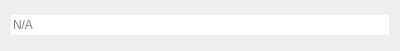
<?xml version="1.0" encoding="UTF-8"?>
<ui version="4.0">
 <class>FileValueWidget</class>
 <widget class="QWidget" name="FileValueWidget">
  <property name="geometry">
   <rect>
    <x>0</x>
    <y>0</y>
    <width>400</width>
    <height>51</height>
   </rect>
  </property>
  <property name="windowTitle">
   <string/>
  </property>
  <property name="autoFillBackground">
   <bool>true</bool>
  </property>
  <layout class="QGridLayout" name="gridLayout">
   <item row="0" column="0">
    <widget class="QStackedWidget" name="stackedWidget">
     <widget class="QWidget" name="idlePage">
      <layout class="QHBoxLayout" name="horizontalLayout_2">
       <property name="leftMargin">
        <number>0</number>
       </property>
       <property name="topMargin">
        <number>0</number>
       </property>
       <property name="rightMargin">
        <number>0</number>
       </property>
       <property name="bottomMargin">
        <number>0</number>
       </property>
       <item>
        <widget class="QLineEdit" name="idlePathEdit">
         <property name="frame">
          <bool>false</bool>
         </property>
         <property name="readOnly">
          <bool>true</bool>
         </property>
         <property name="placeholderText">
          <string>N/A</string>
         </property>
         <property name="clearButtonEnabled">
          <bool>false</bool>
         </property>
        </widget>
       </item>
      </layout>
     </widget>
     <widget class="QWidget" name="activePage">
      <layout class="QHBoxLayout" name="horizontalLayout">
       <property name="leftMargin">
        <number>0</number>
       </property>
       <property name="topMargin">
        <number>0</number>
       </property>
       <property name="rightMargin">
        <number>0</number>
       </property>
       <property name="bottomMargin">
        <number>0</number>
       </property>
       <item>
        <widget class="QLineEdit" name="activePathEdit">
         <property name="sizePolicy">
          <sizepolicy hsizetype="Expanding" vsizetype="Fixed">
           <horstretch>0</horstretch>
           <verstretch>0</verstretch>
          </sizepolicy>
         </property>
         <property name="text">
          <string/>
         </property>
         <property name="readOnly">
          <bool>true</bool>
         </property>
         <property name="placeholderText">
          <string>N/A</string>
         </property>
        </widget>
       </item>
       <item>
        <widget class="QToolButton" name="selectFileButton">
         <property name="toolTip">
          <string>Select file</string>
         </property>
         <property name="text">
          <string>...</string>
         </property>
        </widget>
       </item>
      </layout>
     </widget>
    </widget>
   </item>
  </layout>
 </widget>
 <resources>
  <include location="../../tactile.qrc"/>
 </resources>
 <connections/>
</ui>
